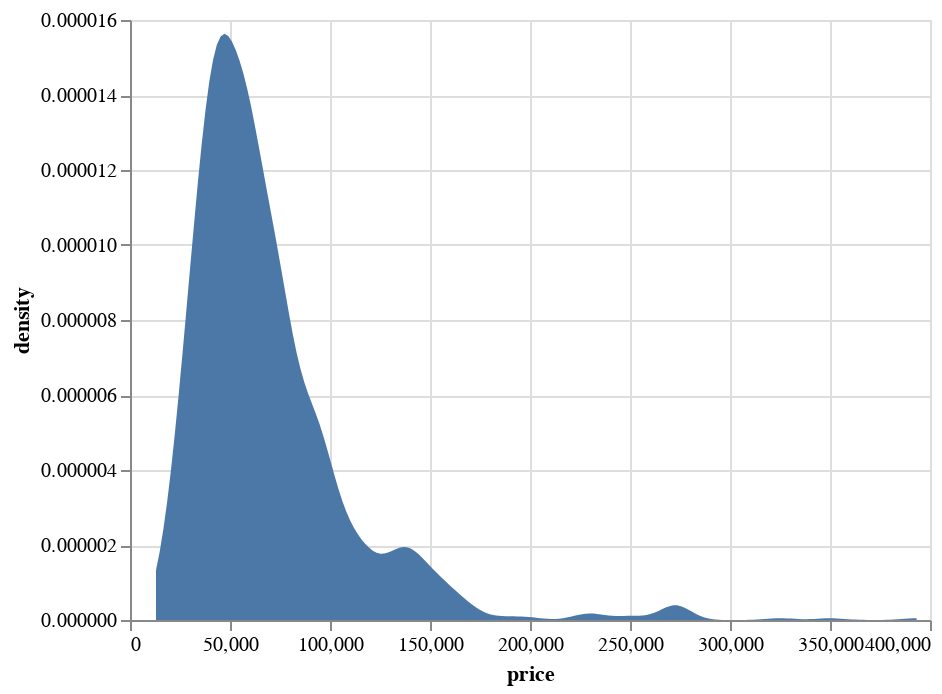

The cell this chart's notebook holds for it:
### Markdown cell above
This is a continuous scale, lets look at the distribution to group laptops into buckets.

### Code cell
prices = [r["price"] for r in all_laptops]
ds = alt.Data(values=[{"price": p} for p in prices])
alt.Chart(ds).transform_density("price", as_=["price", "density"]).mark_area().encode(
    x="price:Q", y="density:Q"
)

### Figure 1 — Vega-Lite specification as saved in the notebook (floating-point values rounded to 4 significant figures; data arrays with more than 128 entries replaced by an {"elided": "..."} marker saying what was removed)
{"config": {"view": {"continuousWidth": 400, "continuousHeight": 300}}, "data": {"values": {"elided": "1151 records"}}, "mark": "area", "encoding": {"x": {"field": "price", "type": "quantitative"}, "y": {"field": "density", "type": "quantitative"}}, "transform": [{"density": "price", "as": ["price", "density"]}], "$schema": "https://vega.github.io/schema/vega-lite/v4.17.0.json"}
